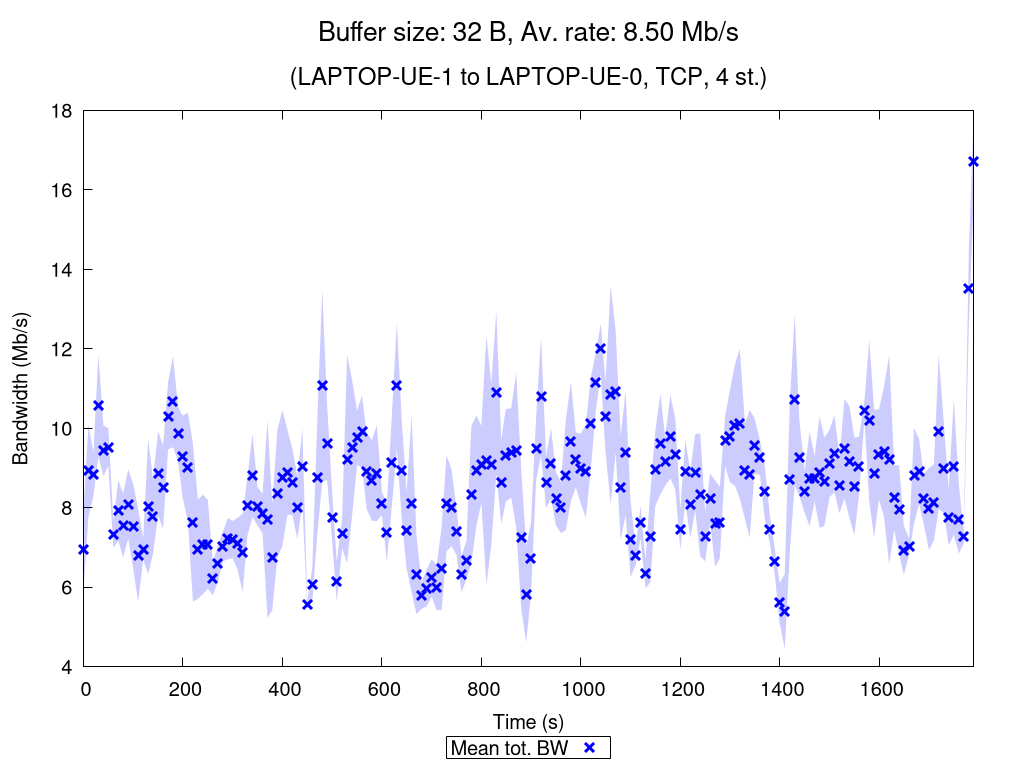

Source code (gnuplot):
set terminal pngcairo nocrop enhanced size 1024,768 font "Verdana,15"
set output "TCP_4_st_2020_10_18_02-06-25_two2one_00032B.png"

set title "{/=20 Buffer size: 32 B, Av. rate: 8.50 Mb/s}\n\n{/=18 (LAPTOP-UE-1 to LAPTOP-UE-0, TCP, 4 st.)}"

set xlabel "Time (s)"
set ylabel "Bandwidth (Mb/s)"
set ytics nomirror
set key bmargin center horizontal box samplen 1 width -1
set bmargin 4.6
set rmargin 4.5

rf = 1000000.0  # rate factor
set style fill transparent solid 0.2 noborder
set autoscale xfix
plot "TCP_4_st_2020_10_18_02-06-25_two2one_00032B_iperf_processed.dat" using 1:($2/rf-$3/rf):($2/rf+$3/rf) with filledcurves lc rgb "blue" notitle, \
     "" using 1:($2/rf) with points pt 2 ps 1.5 lw 3 lc rgb "blue" title "Mean tot. BW", \
